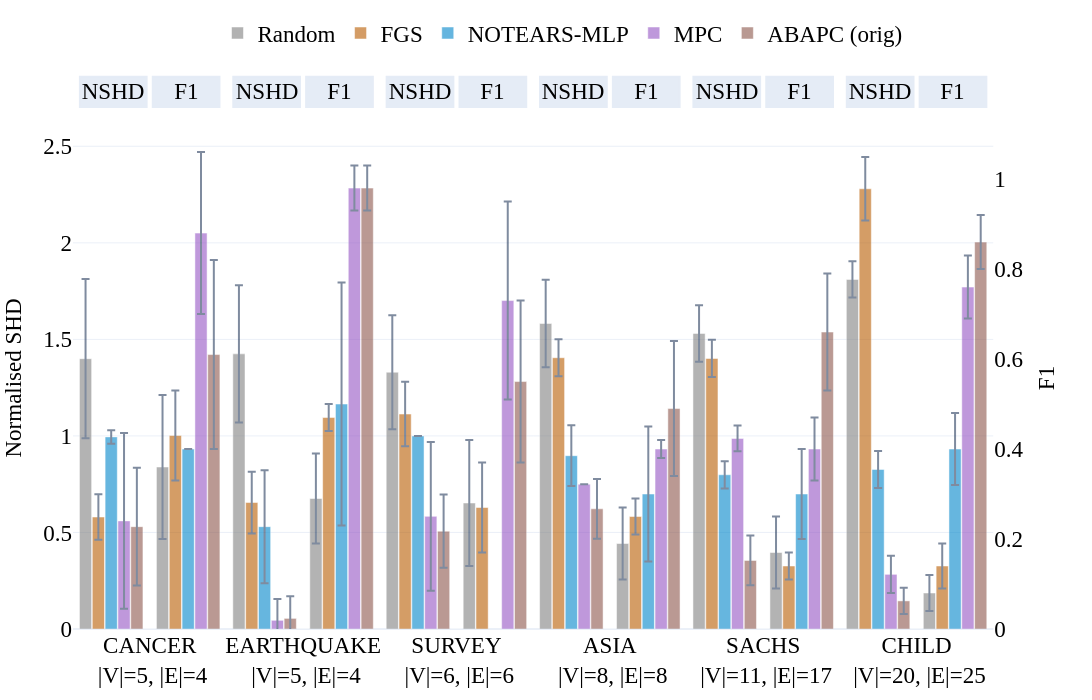
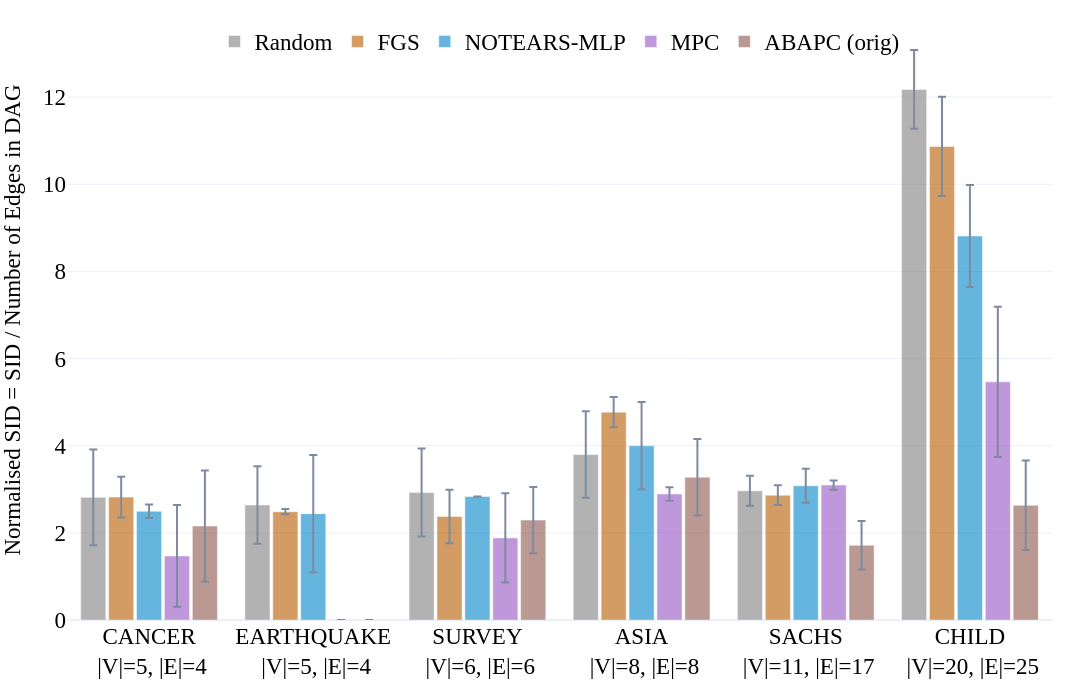
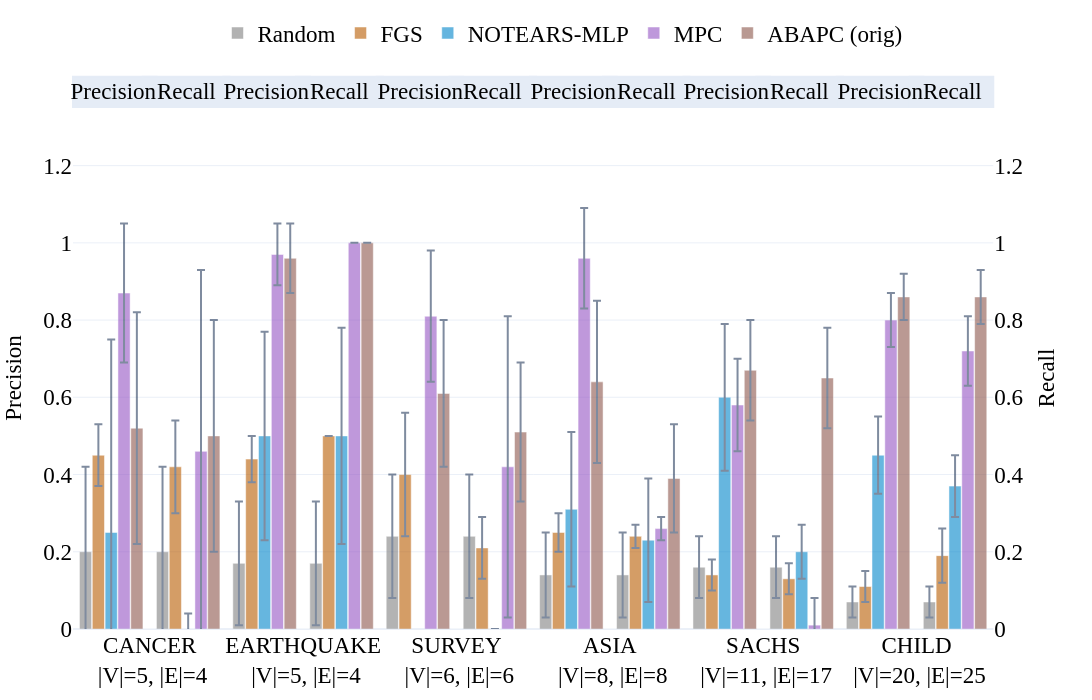

The cell these charts' notebook holds for them, in order:
### Markdown cell above
## Structure Reconstruction Evaluation

### Code cell
# Plots by dataset (DAG)
if len(dag_all):
    methods = [m for m in default_methods if m in dag_all['model'].unique()]
    print('DAG plotting methods:', methods)
    double_bar_chart_plotly(
        dag_all, ['p_shd','F1'], names_dict, colors_dict, methods,
        save_figs=save_figs, font_size=23, output_name=str(REPO_ROOT / 'results/figs/Fig.bn_dag_SHD_F1.html'),
        debug=False, range_y1=[0,2.6], range_y2=[0,5.6], rect_exp=0.01
    )
    bar_chart_plotly(
        dag_all, 'p_SID', names_dict, colors_dict, methods,
        save_figs=save_figs, font_size=23, output_name=str(REPO_ROOT / 'results/figs/Fig.bn_dag_SID.html'),
        debug=False
    )
    double_bar_chart_plotly(
        dag_all, ['precision','recall'], names_dict, colors_dict, methods,
        save_figs=save_figs, font_size=23, output_name=str(REPO_ROOT / 'results/figs/Fig.bn_dag_prec_rec.html'),
        debug=False
    )
else:
    print('No DAG results found.')

### Figure 1 — Plotly figure (JSON) as saved in the notebook; plotly's stock layout.template omitted (floating-point values rounded to 4 significant figures)
{"data": [{"error_y": {"array": [0.4125, 0.355, 0.295, 0.2263, 0.1465, 0.094], "type": "data", "visible": true}, "marker": {"color": "grey"}, "name": "Random", "offsetgroup": "0", "opacity": 0.6, "showlegend": true, "type": "bar", "x": ["CANCER<br> |V|=5, |E|=4", "EARTHQUAKE<br> |V|=5, |E|=4", "SURVEY<br> |V|=6, |E|=6", "ASIA<br> |V|=8, |E|=8", "SACHS<br> |V|=11, |E|=17", "CHILD<br> |V|=20, |E|=25"], "y": [1.4, 1.425, 1.33, 1.583, 1.531, 1.81], "yaxis": "y"}, {"error_y": {"array": [0.1175, 0.16, 0.1667, 0.09625, 0.09647, 0.1644], "type": "data", "visible": true}, "marker": {"color": "#b85c00"}, "name": "FGS", "offsetgroup": "1", "opacity": 0.6, "showlegend": true, "type": "bar", "x": ["CANCER<br> |V|=5, |E|=4", "EARTHQUAKE<br> |V|=5, |E|=4", "SURVEY<br> |V|=6, |E|=6", "ASIA<br> |V|=8, |E|=8", "SACHS<br> |V|=11, |E|=17", "CHILD<br> |V|=20, |E|=25"], "y": [0.58, 0.655, 1.113, 1.405, 1.401, 2.28], "yaxis": "y"}, {"error_y": {"array": [0.035, 0.2925, 0.0, 0.1575, 0.07059, 0.096], "type": "data", "visible": true}, "marker": {"color": "#0085CA"}, "name": "NOTEARS-MLP", "offsetgroup": "2", "opacity": 0.6, "showlegend": true, "type": "bar", "x": ["CANCER<br> |V|=5, |E|=4", "EARTHQUAKE<br> |V|=5, |E|=4", "SURVEY<br> |V|=6, |E|=6", "ASIA<br> |V|=8, |E|=8", "SACHS<br> |V|=11, |E|=17", "CHILD<br> |V|=20, |E|=25"], "y": [0.995, 0.53, 1.0, 0.8975, 0.7988, 0.8264], "yaxis": "y"}, {"error_y": {"array": [0.455, 0.11, 0.385, 0.0, 0.06647, 0.0964], "type": "data", "visible": true}, "marker": {"color": "#9454c4"}, "name": "MPC", "offsetgroup": "3", "opacity": 0.6, "showlegend": true, "type": "bar", "x": ["CANCER<br> |V|=5, |E|=4", "EARTHQUAKE<br> |V|=5, |E|=4", "SURVEY<br> |V|=6, |E|=6", "ASIA<br> |V|=8, |E|=8", "SACHS<br> |V|=11, |E|=17", "CHILD<br> |V|=20, |E|=25"], "y": [0.56, 0.045, 0.5833, 0.75, 0.9871, 0.2832], "yaxis": "y"}, {"error_y": {"array": [0.305, 0.115, 0.19, 0.155, 0.1288, 0.068], "type": "data", "visible": true}, "marker": {"color": "#8c564b"}, "name": "ABAPC (orig)", "offsetgroup": "4", "opacity": 0.6, "showlegend": true, "type": "bar", "x": ["CANCER<br> |V|=5, |E|=4", "EARTHQUAKE<br> |V|=5, |E|=4", "SURVEY<br> |V|=6, |E|=6", "ASIA<br> |V|=8, |E|=8", "SACHS<br> |V|=11, |E|=17", "CHILD<br> |V|=20, |E|=25"], "y": [0.53, 0.055, 0.5067, 0.6225, 0.3553, 0.1456], "yaxis": "y"}, {"marker": {"color": "white"}, "name": "", "offsetgroup": "5", "opacity": 1, "showlegend": false, "type": "bar", "x": ["CANCER<br> |V|=5, |E|=4", "EARTHQUAKE<br> |V|=5, |E|=4", "SURVEY<br> |V|=6, |E|=6", "ASIA<br> |V|=8, |E|=8", "SACHS<br> |V|=11, |E|=17", "CHILD<br> |V|=20, |E|=25"], "y": [0.0, 0.0, 0.0, 0.0, 0.0, 0.0]}, {"error_y": {"array": [0.16, 0.1, 0.14, 0.08, 0.08, 0.04], "type": "data", "visible": true}, "marker": {"color": "grey"}, "name": "Random", "offsetgroup": "6", "opacity": 0.6, "showlegend": false, "type": "bar", "x": ["CANCER<br> |V|=5, |E|=4", "EARTHQUAKE<br> |V|=5, |E|=4", "SURVEY<br> |V|=6, |E|=6", "ASIA<br> |V|=8, |E|=8", "SACHS<br> |V|=11, |E|=17", "CHILD<br> |V|=20, |E|=25"], "y": [0.36, 0.29, 0.28, 0.19, 0.17, 0.08], "yaxis": "y2"}, {"error_y": {"array": [0.1, 0.03, 0.1, 0.04, 0.03, 0.05], "type": "data", "visible": true}, "marker": {"color": "#b85c00"}, "name": "FGS", "offsetgroup": "7", "opacity": 0.6, "showlegend": false, "type": "bar", "x": ["CANCER<br> |V|=5, |E|=4", "EARTHQUAKE<br> |V|=5, |E|=4", "SURVEY<br> |V|=6, |E|=6", "ASIA<br> |V|=8, |E|=8", "SACHS<br> |V|=11, |E|=17", "CHILD<br> |V|=20, |E|=25"], "y": [0.43, 0.47, 0.27, 0.25, 0.14, 0.14], "yaxis": "y2"}, {"error_y": {"array": [null, 0.27, null, 0.15, 0.1, 0.08], "type": "data", "visible": true}, "marker": {"color": "#0085CA"}, "name": "NOTEARS-MLP", "offsetgroup": "8", "opacity": 0.6, "showlegend": false, "type": "bar", "x": ["CANCER<br> |V|=5, |E|=4", "EARTHQUAKE<br> |V|=5, |E|=4", "SURVEY<br> |V|=6, |E|=6", "ASIA<br> |V|=8, |E|=8", "SACHS<br> |V|=11, |E|=17", "CHILD<br> |V|=20, |E|=25"], "y": [0.4, 0.5, null, 0.3, 0.3, 0.4], "yaxis": "y2"}, {"error_y": {"array": [0.18, 0.05, 0.22, 0.02, 0.07, 0.07], "type": "data", "visible": true}, "marker": {"color": "#9454c4"}, "name": "MPC", "offsetgroup": "9", "opacity": 0.6, "showlegend": false, "type": "bar", "x": ["CANCER<br> |V|=5, |E|=4", "EARTHQUAKE<br> |V|=5, |E|=4", "SURVEY<br> |V|=6, |E|=6", "ASIA<br> |V|=8, |E|=8", "SACHS<br> |V|=11, |E|=17", "CHILD<br> |V|=20, |E|=25"], "y": [0.88, 0.98, 0.73, 0.4, 0.4, 0.76], "yaxis": "y2"}, {"error_y": {"array": [0.21, 0.05, 0.18, 0.15, 0.13, 0.06], "type": "data", "visible": true}, "marker": {"color": "#8c564b"}, "name": "ABAPC (orig)", "offsetgroup": "10", "opacity": 0.6, "showlegend": false, "type": "bar", "x": ["CANCER<br> |V|=5, |E|=4", "EARTHQUAKE<br> |V|=5, |E|=4", "SURVEY<br> |V|=6, |E|=6", "ASIA<br> |V|=8, |E|=8", "SACHS<br> |V|=11, |E|=17", "CHILD<br> |V|=20, |E|=25"], "y": [0.61, 0.98, 0.55, 0.49, 0.66, 0.86], "yaxis": "y2"}], "layout": {"annotations": [{"font": {"color": "black", "size": 23}, "showarrow": false, "text": "         NSHD         ", "x": 0.04375, "xanchor": "center", "xref": "x domain", "y": 1.07, "yanchor": "middle", "yref": "y domain"}, {"font": {"color": "black", "size": 23}, "showarrow": false, "text": "           F1           ", "x": 0.1229, "xanchor": "center", "xref": "x domain", "y": 1.07, "yanchor": "middle", "yref": "y domain"}, {"font": {"color": "black", "size": 23}, "showarrow": false, "text": "         NSHD         ", "x": 0.2104, "xanchor": "center", "xref": "x domain", "y": 1.07, "yanchor": "middle", "yref": "y domain"}, {"font": {"color": "black", "size": 23}, "showarrow": false, "text": "           F1           ", "x": 0.2896, "xanchor": "center", "xref": "x domain", "y": 1.07, "yanchor": "middle", "yref": "y domain"}, {"font": {"color": "black", "size": 23}, "showarrow": false, "text": "         NSHD         ", "x": 0.3771, "xanchor": "center", "xref": "x domain", "y": 1.07, "yanchor": "middle", "yref": "y domain"}, {"font": {"color": "black", "size": 23}, "showarrow": false, "text": "           F1           ", "x": 0.4562, "xanchor": "center", "xref": "x domain", "y": 1.07, "yanchor": "middle", "yref": "y domain"}, {"font": {"color": "black", "size": 23}, "showarrow": false, "text": "         NSHD         ", "x": 0.5437, "xanchor": "center", "xref": "x domain", "y": 1.07, "yanchor": "middle", "yref": "y domain"}, {"font": {"color": "black", "size": 23}, "showarrow": false, "text": "           F1           ", "x": 0.6229, "xanchor": "center", "xref": "x domain", "y": 1.07, "yanchor": "middle", "yref": "y domain"}, {"font": {"color": "black", "size": 23}, "showarrow": false, "text": "         NSHD         ", "x": 0.7104, "xanchor": "center", "xref": "x domain", "y": 1.07, "yanchor": "middle", "yref": "y domain"}, {"font": {"color": "black", "size": 23}, "showarrow": false, "text": "           F1           ", "x": 0.7896, "xanchor": "center", "xref": "x domain", "y": 1.07, "yanchor": "middle", "yref": "y domain"}, {"font": {"color": "black", "size": 23}, "showarrow": false, "text": "         NSHD         ", "x": 0.8771, "xanchor": "center", "xref": "x domain", "y": 1.07, "yanchor": "middle", "yref": "y domain"}, {"font": {"color": "black", "size": 23}, "showarrow": false, "text": "           F1           ", "x": 0.9562, "xanchor": "center", "xref": "x domain", "y": 1.07, "yanchor": "middle", "yref": "y domain"}], "bargap": 0.08, "bargroupgap": 0.05, "barmode": "group", "font": {"color": "black", "family": "Serif", "size": 23}, "height": 700, "hovermode": "x unified", "legend": {"bgcolor": "rgba(255,255,255,0)", "bordercolor": "rgba(255,255,255,0)", "orientation": "h", "x": 0.5, "xanchor": "center", "y": 1.23, "yanchor": "top"}, "margin": {"b": 70, "l": 40, "r": 40, "t": 80}, "shapes": [{"fillcolor": "#E5ECF6", "layer": "below", "line": {"color": "#E5ECF6", "width": 2}, "type": "rect", "x0": 0.0075, "x1": 0.08, "xref": "x domain", "y0": 1.04, "y1": 1.1, "yref": "y domain"}, {"fillcolor": "#E5ECF6", "layer": "below", "line": {"color": "#E5ECF6", "width": 2}, "type": "rect", "x0": 0.08667, "x1": 0.1592, "xref": "x domain", "y0": 1.04, "y1": 1.1, "yref": "y domain"}, {"fillcolor": "#E5ECF6", "layer": "below", "line": {"color": "#E5ECF6", "width": 2}, "type": "rect", "x0": 0.1742, "x1": 0.2467, "xref": "x domain", "y0": 1.04, "y1": 1.1, "yref": "y domain"}, {"fillcolor": "#E5ECF6", "layer": "below", "line": {"color": "#E5ECF6", "width": 2}, "type": "rect", "x0": 0.2533, "x1": 0.3258, "xref": "x domain", "y0": 1.04, "y1": 1.1, "yref": "y domain"}, {"fillcolor": "#E5ECF6", "layer": "below", "line": {"color": "#E5ECF6", "width": 2}, "type": "rect", "x0": 0.3408, "x1": 0.4133, "xref": "x domain", "y0": 1.04, "y1": 1.1, "yref": "y domain"}, {"fillcolor": "#E5ECF6", "layer": "below", "line": {"color": "#E5ECF6", "width": 2}, "type": "rect", "x0": 0.42, "x1": 0.4925, "xref": "x domain", "y0": 1.04, "y1": 1.1, "yref": "y domain"}, {"fillcolor": "#E5ECF6", "layer": "below", "line": {"color": "#E5ECF6", "width": 2}, "type": "rect", "x0": 0.5075, "x1": 0.58, "xref": "x domain", "y0": 1.04, "y1": 1.1, "yref": "y domain"}, {"fillcolor": "#E5ECF6", "layer": "below", "line": {"color": "#E5ECF6", "width": 2}, "type": "rect", "x0": 0.5867, "x1": 0.6592, "xref": "x domain", "y0": 1.04, "y1": 1.1, "yref": "y domain"}, {"fillcolor": "#E5ECF6", "layer": "below", "line": {"color": "#E5ECF6", "width": 2}, "type": "rect", "x0": 0.6742, "x1": 0.7467, "xref": "x domain", "y0": 1.04, "y1": 1.1, "yref": "y domain"}, {"fillcolor": "#E5ECF6", "layer": "below", "line": {"color": "#E5ECF6", "width": 2}, "type": "rect", "x0": 0.7533, "x1": 0.8258, "xref": "x domain", "y0": 1.04, "y1": 1.1, "yref": "y domain"}, {"fillcolor": "#E5ECF6", "layer": "below", "line": {"color": "#E5ECF6", "width": 2}, "type": "rect", "x0": 0.8408, "x1": 0.9133, "xref": "x domain", "y0": 1.04, "y1": 1.1, "yref": "y domain"}, {"fillcolor": "#E5ECF6", "layer": "below", "line": {"color": "#E5ECF6", "width": 2}, "type": "rect", "x0": 0.92, "x1": 0.9925, "xref": "x domain", "y0": 1.04, "y1": 1.1, "yref": "y domain"}], "width": 1600, "xaxis": {"anchor": "y", "domain": [0, 0.94]}, "yaxis": {"anchor": "x", "domain": [0, 1], "range": [0, 2.6], "title": {"font": {"size": 23}, "text": "Normalised SHD"}}, "yaxis2": {"anchor": "x", "overlaying": "y", "scaleanchor": 0, "showgrid": false, "showline": false, "showticklabels": true, "side": "right", "title": {"font": {"size": 23}, "text": "F1"}, "zeroline": true}}}

### Figure 2 — Plotly figure (JSON) as saved in the notebook; plotly's stock layout.template omitted (floating-point values rounded to 4 significant figures)
{"data": [{"error_y": {"array": [1.1, 0.8875, 1.01, 0.9925, 0.3453, 0.9048], "type": "data", "visible": true}, "marker": {"color": "grey"}, "name": "Random", "opacity": 0.6, "type": "bar", "x": ["CANCER<br> |V|=5, |E|=4", "EARTHQUAKE<br> |V|=5, |E|=4", "SURVEY<br> |V|=6, |E|=6", "ASIA<br> |V|=8, |E|=8", "SACHS<br> |V|=11, |E|=17", "CHILD<br> |V|=20, |E|=25"], "y": [2.815, 2.64, 2.923, 3.795, 2.965, 12.18]}, {"error_y": {"array": [0.47, 0.06, 0.6133, 0.3475, 0.2265, 1.138], "type": "data", "visible": true}, "marker": {"color": "#b85c00"}, "name": "FGS", "opacity": 0.6, "type": "bar", "x": ["CANCER<br> |V|=5, |E|=4", "EARTHQUAKE<br> |V|=5, |E|=4", "SURVEY<br> |V|=6, |E|=6", "ASIA<br> |V|=8, |E|=8", "SACHS<br> |V|=11, |E|=17", "CHILD<br> |V|=20, |E|=25"], "y": [2.82, 2.485, 2.377, 4.77, 2.865, 10.87]}, {"error_y": {"array": [0.155, 1.345, 0.0, 1.0, 0.3888, 1.17], "type": "data", "visible": true}, "marker": {"color": "#0085CA"}, "name": "NOTEARS-MLP", "opacity": 0.6, "type": "bar", "x": ["CANCER<br> |V|=5, |E|=4", "EARTHQUAKE<br> |V|=5, |E|=4", "SURVEY<br> |V|=6, |E|=6", "ASIA<br> |V|=8, |E|=8", "SACHS<br> |V|=11, |E|=17", "CHILD<br> |V|=20, |E|=25"], "y": [2.495, 2.44, 2.833, 4.0, 3.08, 8.813]}, {"error_y": {"array": [1.167, 0.0, 1.025, 0.1562, 0.1053, 1.725], "type": "data", "visible": true}, "marker": {"color": "#9454c4"}, "name": "MPC", "opacity": 0.6, "type": "bar", "x": ["CANCER<br> |V|=5, |E|=4", "EARTHQUAKE<br> |V|=5, |E|=4", "SURVEY<br> |V|=6, |E|=6", "ASIA<br> |V|=8, |E|=8", "SACHS<br> |V|=11, |E|=17", "CHILD<br> |V|=20, |E|=25"], "y": [1.47, 0.0, 1.883, 2.893, 3.096, 5.465]}, {"error_y": {"array": [1.278, 0.0, 0.76, 0.8775, 0.5576, 1.026], "type": "data", "visible": true}, "marker": {"color": "#8c564b"}, "name": "ABAPC (orig)", "opacity": 0.6, "type": "bar", "x": ["CANCER<br> |V|=5, |E|=4", "EARTHQUAKE<br> |V|=5, |E|=4", "SURVEY<br> |V|=6, |E|=6", "ASIA<br> |V|=8, |E|=8", "SACHS<br> |V|=11, |E|=17", "CHILD<br> |V|=20, |E|=25"], "y": [2.155, 0.0, 2.293, 3.277, 1.715, 2.632]}], "layout": {"bargap": 0.15, "bargroupgap": 0.1, "barmode": "group", "font": {"color": "black", "family": "Serif", "size": 23}, "height": 700, "hovermode": "x unified", "legend": {"bgcolor": "rgba(255,255,255,0)", "bordercolor": "rgba(255,255,255,0)", "orientation": "h", "x": 0.5, "xanchor": "center", "y": 1, "yanchor": "top"}, "margin": {"b": 80, "l": 40, "r": 40, "t": 20}, "width": 1600, "yaxis": {"title": {"font": {"size": 23}, "text": "Normalised SID = SID / Number of Edges in DAG"}}}}

### Figure 3 — Plotly figure (JSON) as saved in the notebook; plotly's stock layout.template omitted (floating-point values rounded to 4 significant figures)
{"data": [{"error_y": {"array": [0.22, 0.16, 0.16, 0.11, 0.08, 0.04], "type": "data", "visible": true}, "marker": {"color": "grey"}, "name": "Random", "offsetgroup": "0", "opacity": 0.6, "showlegend": true, "type": "bar", "x": ["CANCER<br> |V|=5, |E|=4", "EARTHQUAKE<br> |V|=5, |E|=4", "SURVEY<br> |V|=6, |E|=6", "ASIA<br> |V|=8, |E|=8", "SACHS<br> |V|=11, |E|=17", "CHILD<br> |V|=20, |E|=25"], "y": [0.2, 0.17, 0.24, 0.14, 0.16, 0.07], "yaxis": "y"}, {"error_y": {"array": [0.08, 0.06, 0.16, 0.05, 0.04, 0.04], "type": "data", "visible": true}, "marker": {"color": "#b85c00"}, "name": "FGS", "offsetgroup": "1", "opacity": 0.6, "showlegend": true, "type": "bar", "x": ["CANCER<br> |V|=5, |E|=4", "EARTHQUAKE<br> |V|=5, |E|=4", "SURVEY<br> |V|=6, |E|=6", "ASIA<br> |V|=8, |E|=8", "SACHS<br> |V|=11, |E|=17", "CHILD<br> |V|=20, |E|=25"], "y": [0.45, 0.44, 0.4, 0.25, 0.14, 0.11], "yaxis": "y"}, {"error_y": {"array": [0.5, 0.27, null, 0.2, 0.19, 0.1], "type": "data", "visible": true}, "marker": {"color": "#0085CA"}, "name": "NOTEARS-MLP", "offsetgroup": "2", "opacity": 0.6, "showlegend": true, "type": "bar", "x": ["CANCER<br> |V|=5, |E|=4", "EARTHQUAKE<br> |V|=5, |E|=4", "SURVEY<br> |V|=6, |E|=6", "ASIA<br> |V|=8, |E|=8", "SACHS<br> |V|=11, |E|=17", "CHILD<br> |V|=20, |E|=25"], "y": [0.25, 0.5, null, 0.31, 0.6, 0.45], "yaxis": "y"}, {"error_y": {"array": [0.18, 0.08, 0.17, 0.13, 0.12, 0.07], "type": "data", "visible": true}, "marker": {"color": "#9454c4"}, "name": "MPC", "offsetgroup": "3", "opacity": 0.6, "showlegend": true, "type": "bar", "x": ["CANCER<br> |V|=5, |E|=4", "EARTHQUAKE<br> |V|=5, |E|=4", "SURVEY<br> |V|=6, |E|=6", "ASIA<br> |V|=8, |E|=8", "SACHS<br> |V|=11, |E|=17", "CHILD<br> |V|=20, |E|=25"], "y": [0.87, 0.97, 0.81, 0.96, 0.58, 0.8], "yaxis": "y"}, {"error_y": {"array": [0.3, 0.09, 0.19, 0.21, 0.13, 0.06], "type": "data", "visible": true}, "marker": {"color": "#8c564b"}, "name": "ABAPC (orig)", "offsetgroup": "4", "opacity": 0.6, "showlegend": true, "type": "bar", "x": ["CANCER<br> |V|=5, |E|=4", "EARTHQUAKE<br> |V|=5, |E|=4", "SURVEY<br> |V|=6, |E|=6", "ASIA<br> |V|=8, |E|=8", "SACHS<br> |V|=11, |E|=17", "CHILD<br> |V|=20, |E|=25"], "y": [0.52, 0.96, 0.61, 0.64, 0.67, 0.86], "yaxis": "y"}, {"marker": {"color": "white"}, "name": "", "offsetgroup": "5", "opacity": 1, "showlegend": false, "type": "bar", "x": ["CANCER<br> |V|=5, |E|=4", "EARTHQUAKE<br> |V|=5, |E|=4", "SURVEY<br> |V|=6, |E|=6", "ASIA<br> |V|=8, |E|=8", "SACHS<br> |V|=11, |E|=17", "CHILD<br> |V|=20, |E|=25"], "y": [0.0, 0.0, 0.0, 0.0, 0.0, 0.0]}, {"error_y": {"array": [0.22, 0.16, 0.16, 0.11, 0.08, 0.04], "type": "data", "visible": true}, "marker": {"color": "grey"}, "name": "Random", "offsetgroup": "6", "opacity": 0.6, "showlegend": false, "type": "bar", "x": ["CANCER<br> |V|=5, |E|=4", "EARTHQUAKE<br> |V|=5, |E|=4", "SURVEY<br> |V|=6, |E|=6", "ASIA<br> |V|=8, |E|=8", "SACHS<br> |V|=11, |E|=17", "CHILD<br> |V|=20, |E|=25"], "y": [0.2, 0.17, 0.24, 0.14, 0.16, 0.07], "yaxis": "y2"}, {"error_y": {"array": [0.12, 0, 0.08, 0.03, 0.04, 0.07], "type": "data", "visible": true}, "marker": {"color": "#b85c00"}, "name": "FGS", "offsetgroup": "7", "opacity": 0.6, "showlegend": false, "type": "bar", "x": ["CANCER<br> |V|=5, |E|=4", "EARTHQUAKE<br> |V|=5, |E|=4", "SURVEY<br> |V|=6, |E|=6", "ASIA<br> |V|=8, |E|=8", "SACHS<br> |V|=11, |E|=17", "CHILD<br> |V|=20, |E|=25"], "y": [0.42, 0.5, 0.21, 0.24, 0.13, 0.19], "yaxis": "y2"}, {"error_y": {"array": [0.04, 0.28, 0, 0.16, 0.07, 0.08], "type": "data", "visible": true}, "marker": {"color": "#0085CA"}, "name": "NOTEARS-MLP", "offsetgroup": "8", "opacity": 0.6, "showlegend": false, "type": "bar", "x": ["CANCER<br> |V|=5, |E|=4", "EARTHQUAKE<br> |V|=5, |E|=4", "SURVEY<br> |V|=6, |E|=6", "ASIA<br> |V|=8, |E|=8", "SACHS<br> |V|=11, |E|=17", "CHILD<br> |V|=20, |E|=25"], "y": [0, 0.5, 0, 0.23, 0.2, 0.37], "yaxis": "y2"}, {"error_y": {"array": [0.47, 0, 0.39, 0.03, 0.07, 0.09], "type": "data", "visible": true}, "marker": {"color": "#9454c4"}, "name": "MPC", "offsetgroup": "9", "opacity": 0.6, "showlegend": false, "type": "bar", "x": ["CANCER<br> |V|=5, |E|=4", "EARTHQUAKE<br> |V|=5, |E|=4", "SURVEY<br> |V|=6, |E|=6", "ASIA<br> |V|=8, |E|=8", "SACHS<br> |V|=11, |E|=17", "CHILD<br> |V|=20, |E|=25"], "y": [0.46, 1, 0.42, 0.26, 0.01, 0.72], "yaxis": "y2"}, {"error_y": {"array": [0.3, 0, 0.18, 0.14, 0.13, 0.07], "type": "data", "visible": true}, "marker": {"color": "#8c564b"}, "name": "ABAPC (orig)", "offsetgroup": "10", "opacity": 0.6, "showlegend": false, "type": "bar", "x": ["CANCER<br> |V|=5, |E|=4", "EARTHQUAKE<br> |V|=5, |E|=4", "SURVEY<br> |V|=6, |E|=6", "ASIA<br> |V|=8, |E|=8", "SACHS<br> |V|=11, |E|=17", "CHILD<br> |V|=20, |E|=25"], "y": [0.5, 1, 0.51, 0.39, 0.65, 0.86], "yaxis": "y2"}], "layout": {"annotations": [{"font": {"color": "black", "size": 23}, "showarrow": false, "text": "      Precision      ", "x": 0.04375, "xanchor": "center", "xref": "x domain", "y": 1.07, "yanchor": "middle", "yref": "y domain"}, {"font": {"color": "black", "size": 23}, "showarrow": false, "text": "        Recall        ", "x": 0.1229, "xanchor": "center", "xref": "x domain", "y": 1.07, "yanchor": "middle", "yref": "y domain"}, {"font": {"color": "black", "size": 23}, "showarrow": false, "text": "      Precision      ", "x": 0.2104, "xanchor": "center", "xref": "x domain", "y": 1.07, "yanchor": "middle", "yref": "y domain"}, {"font": {"color": "black", "size": 23}, "showarrow": false, "text": "        Recall        ", "x": 0.2896, "xanchor": "center", "xref": "x domain", "y": 1.07, "yanchor": "middle", "yref": "y domain"}, {"font": {"color": "black", "size": 23}, "showarrow": false, "text": "      Precision      ", "x": 0.3771, "xanchor": "center", "xref": "x domain", "y": 1.07, "yanchor": "middle", "yref": "y domain"}, {"font": {"color": "black", "size": 23}, "showarrow": false, "text": "        Recall        ", "x": 0.4562, "xanchor": "center", "xref": "x domain", "y": 1.07, "yanchor": "middle", "yref": "y domain"}, {"font": {"color": "black", "size": 23}, "showarrow": false, "text": "      Precision      ", "x": 0.5437, "xanchor": "center", "xref": "x domain", "y": 1.07, "yanchor": "middle", "yref": "y domain"}, {"font": {"color": "black", "size": 23}, "showarrow": false, "text": "        Recall        ", "x": 0.6229, "xanchor": "center", "xref": "x domain", "y": 1.07, "yanchor": "middle", "yref": "y domain"}, {"font": {"color": "black", "size": 23}, "showarrow": false, "text": "      Precision      ", "x": 0.7104, "xanchor": "center", "xref": "x domain", "y": 1.07, "yanchor": "middle", "yref": "y domain"}, {"font": {"color": "black", "size": 23}, "showarrow": false, "text": "        Recall        ", "x": 0.7896, "xanchor": "center", "xref": "x domain", "y": 1.07, "yanchor": "middle", "yref": "y domain"}, {"font": {"color": "black", "size": 23}, "showarrow": false, "text": "      Precision      ", "x": 0.8771, "xanchor": "center", "xref": "x domain", "y": 1.07, "yanchor": "middle", "yref": "y domain"}, {"font": {"color": "black", "size": 23}, "showarrow": false, "text": "        Recall        ", "x": 0.9562, "xanchor": "center", "xref": "x domain", "y": 1.07, "yanchor": "middle", "yref": "y domain"}], "bargap": 0.08, "bargroupgap": 0.05, "barmode": "group", "font": {"color": "black", "family": "Serif", "size": 23}, "height": 700, "hovermode": "x unified", "legend": {"bgcolor": "rgba(255,255,255,0)", "bordercolor": "rgba(255,255,255,0)", "orientation": "h", "x": 0.5, "xanchor": "center", "y": 1.23, "yanchor": "top"}, "margin": {"b": 70, "l": 40, "r": 40, "t": 80}, "shapes": [{"fillcolor": "#E5ECF6", "layer": "below", "line": {"color": "#E5ECF6", "width": 2}, "type": "rect", "x0": 0, "x1": 0.09083, "xref": "x domain", "y0": 1.04, "y1": 1.1, "yref": "y domain"}, {"fillcolor": "#E5ECF6", "layer": "below", "line": {"color": "#E5ECF6", "width": 2}, "type": "rect", "x0": 0.07583, "x1": 0.17, "xref": "x domain", "y0": 1.04, "y1": 1.1, "yref": "y domain"}, {"fillcolor": "#E5ECF6", "layer": "below", "line": {"color": "#E5ECF6", "width": 2}, "type": "rect", "x0": 0.1633, "x1": 0.2575, "xref": "x domain", "y0": 1.04, "y1": 1.1, "yref": "y domain"}, {"fillcolor": "#E5ECF6", "layer": "below", "line": {"color": "#E5ECF6", "width": 2}, "type": "rect", "x0": 0.2425, "x1": 0.3367, "xref": "x domain", "y0": 1.04, "y1": 1.1, "yref": "y domain"}, {"fillcolor": "#E5ECF6", "layer": "below", "line": {"color": "#E5ECF6", "width": 2}, "type": "rect", "x0": 0.33, "x1": 0.4242, "xref": "x domain", "y0": 1.04, "y1": 1.1, "yref": "y domain"}, {"fillcolor": "#E5ECF6", "layer": "below", "line": {"color": "#E5ECF6", "width": 2}, "type": "rect", "x0": 0.4092, "x1": 0.5033, "xref": "x domain", "y0": 1.04, "y1": 1.1, "yref": "y domain"}, {"fillcolor": "#E5ECF6", "layer": "below", "line": {"color": "#E5ECF6", "width": 2}, "type": "rect", "x0": 0.4967, "x1": 0.5908, "xref": "x domain", "y0": 1.04, "y1": 1.1, "yref": "y domain"}, {"fillcolor": "#E5ECF6", "layer": "below", "line": {"color": "#E5ECF6", "width": 2}, "type": "rect", "x0": 0.5758, "x1": 0.67, "xref": "x domain", "y0": 1.04, "y1": 1.1, "yref": "y domain"}, {"fillcolor": "#E5ECF6", "layer": "below", "line": {"color": "#E5ECF6", "width": 2}, "type": "rect", "x0": 0.6633, "x1": 0.7575, "xref": "x domain", "y0": 1.04, "y1": 1.1, "yref": "y domain"}, {"fillcolor": "#E5ECF6", "layer": "below", "line": {"color": "#E5ECF6", "width": 2}, "type": "rect", "x0": 0.7425, "x1": 0.8367, "xref": "x domain", "y0": 1.04, "y1": 1.1, "yref": "y domain"}, {"fillcolor": "#E5ECF6", "layer": "below", "line": {"color": "#E5ECF6", "width": 2}, "type": "rect", "x0": 0.83, "x1": 0.9242, "xref": "x domain", "y0": 1.04, "y1": 1.1, "yref": "y domain"}, {"fillcolor": "#E5ECF6", "layer": "below", "line": {"color": "#E5ECF6", "width": 2}, "type": "rect", "x0": 0.9092, "x1": 1, "xref": "x domain", "y0": 1.04, "y1": 1.1, "yref": "y domain"}], "width": 1600, "xaxis": {"anchor": "y", "domain": [0, 0.94]}, "yaxis": {"anchor": "x", "domain": [0, 1], "range": [0, 1.3], "title": {"font": {"size": 23}, "text": "Precision"}}, "yaxis2": {"anchor": "x", "overlaying": "y", "range": [0, 1.3], "scaleanchor": 0, "showgrid": false, "showline": false, "showticklabels": true, "side": "right", "title": {"font": {"size": 23}, "text": "Recall"}, "zeroline": true}}}
